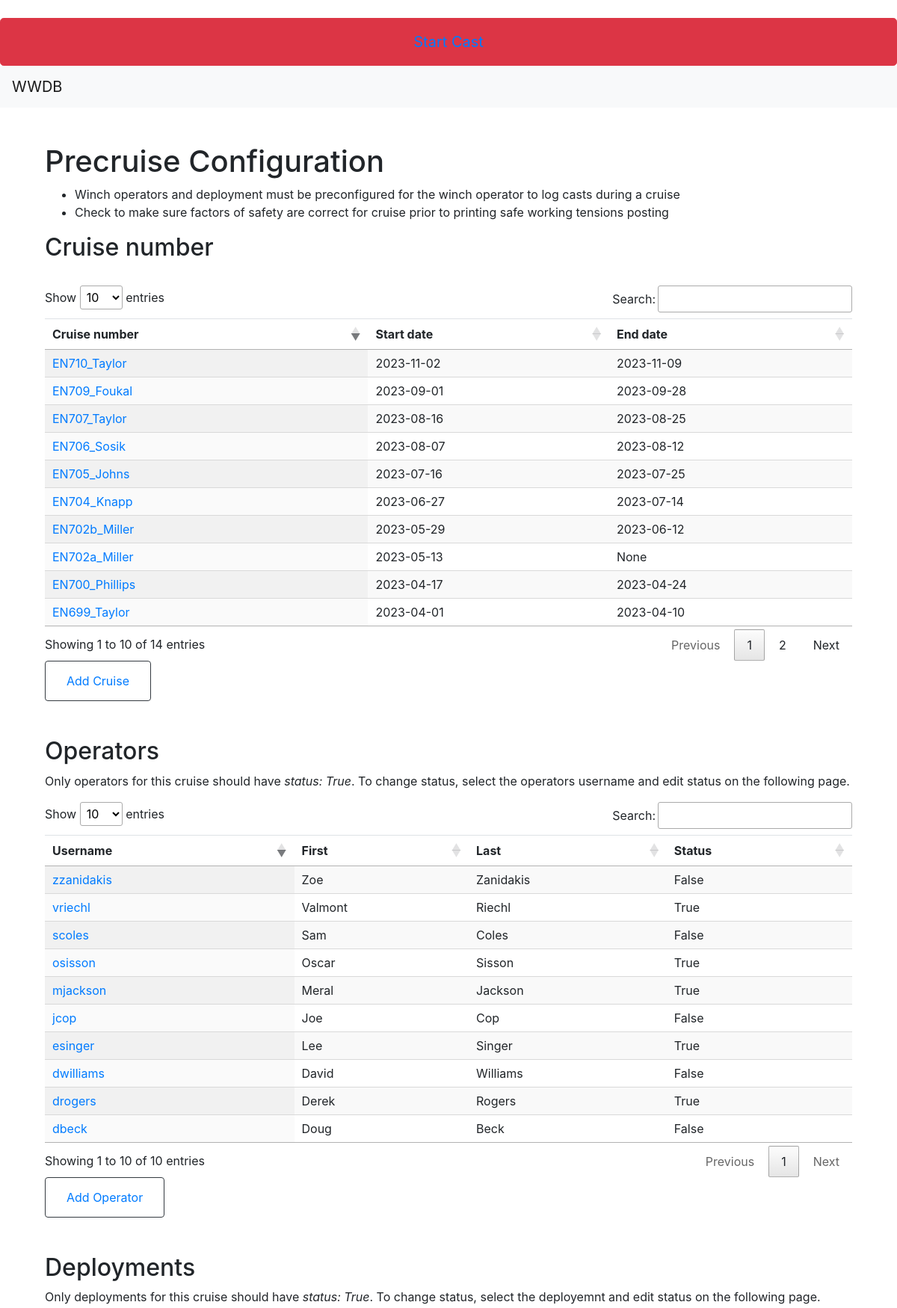
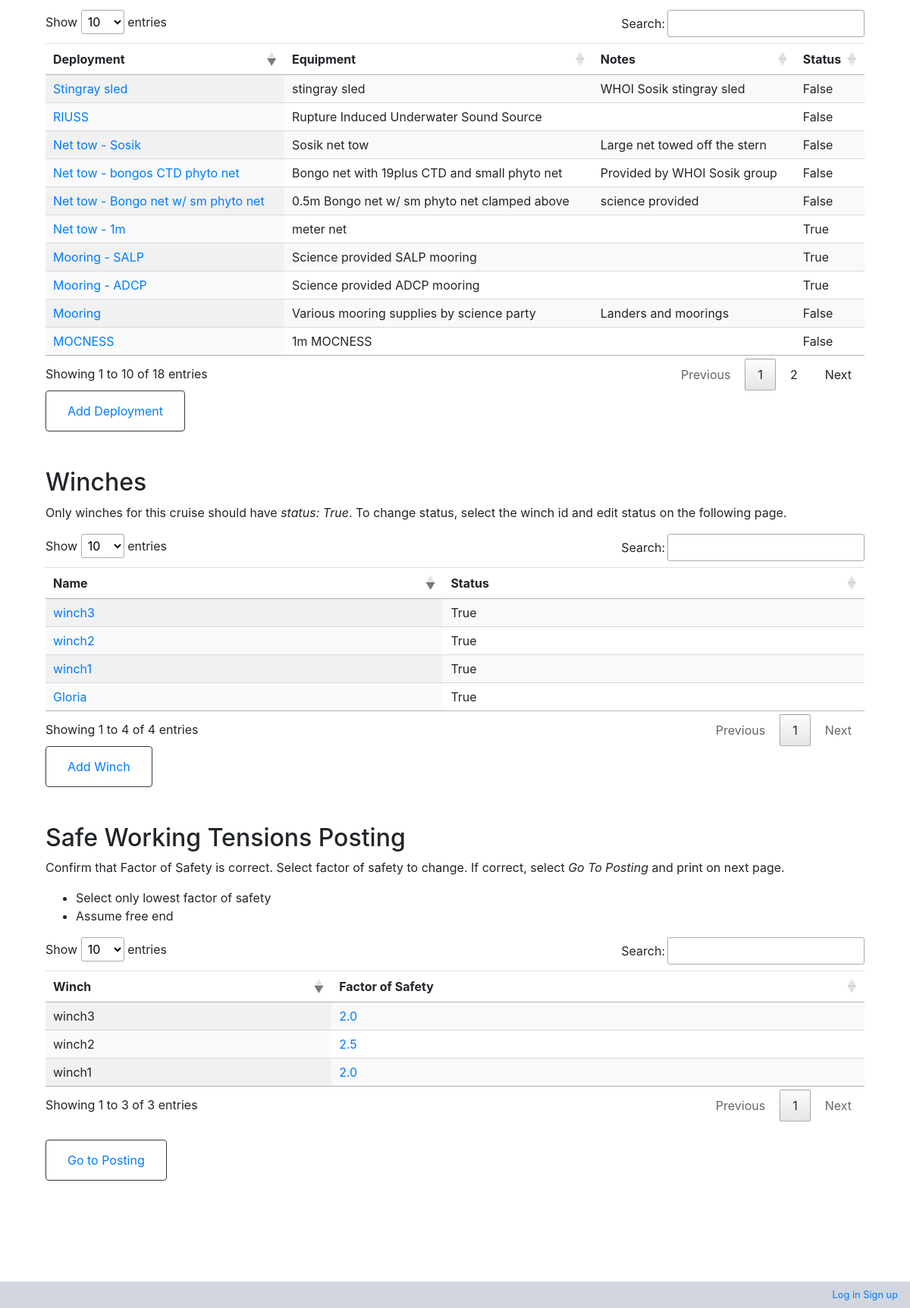
The app's page /wwdb/configuration/cruiseconfiguration/ with its own data (2 pictures, top to bottom).
### wwdb/models.py (models this page shows, shortened)
class Cruise(models.Model):
    id = models.AutoField(db_column='Id', primary_key=True, blank=True, null=False)
    number = models.TextField(db_column='Number', blank=True, null=True, verbose_name='Cruise number', validators=[validate_commas])
    startdate = models.DateField(db_column='StartDate', blank=True, null=True, verbose_name='Start date')
    enddate = models.DateField(db_column='EndDate', blank=True, null=True, verbose_name='End date')
    status = models.BooleanField(db_column='Status', blank=True, null=True, verbose_name='Status')
    winch1blockarrangement = models.TextField(db_column='Winch1BlockArrangement', blank=True, null=True, verbose_name='Winch 1 Block Arrangement', validators=[validate_commas])
    winch2blockarrangement = models.TextField(db_column='Winch2BlockArrangement', blank=True, null=True, verbose_name='Winch 2 Block Arrangement', validators=[validate_commas])
    winch3blockarrangement = models.TextField(db_column='Winch3BlockArrangement', blank=True, null=True, verbose_name='Winch 3 Block Arrangement', validators=[validate_commas])
    winch1termination = models.TextField(db_column='Winch1Termination', blank=True, null=True, verbose_name='Winch 1 Termination', validators=[validate_commas])
    winch2termination = models.TextField(db_column='Winch2Termination', blank=True, null=True, verbose_name='Winch 2 Termination', validators=[validate_commas])
    winch3termination = models.TextField(db_column='Winch3Termination', blank=True, null=True, verbose_name='Winch 3 Termination', validators=[validate_commas])
    winch2spindirection = models.TextField(db_column='Winch2SpinDirection', blank=True, null=True, verbose_name='Winch 3 Spin Direction', validators=[validate_commas])
    winch1notes = models.TextField(db_column='Winch1Notes', blank=True, null=True, verbose_name='Winch 1 Notes', validators=[validate_commas])
    winch2notes = models.TextField(db_column='Winch2Notes', blank=True, null=True, verbose_name='Winch 2 Notes', validators=[validate_commas])
    winch3notes = models.TextField(db_column='Winch3Notes', blank=True, null=True, verbose_name='Winch 3 Notes', validators=[validate_commas])
    scienceprovidedwinch = models.TextField(db_column='ScienceProvidedWinch', blank=True, null=True, verbose_name='Science Provided Winch', validators=[validate_commas])
    class Meta:
        managed = True
        db_table = 'Cruise'
        verbose_name_plural = 'cruise'
    @property
    def format_startdate(self):
        date=self.startdate
        formatdate=date.strftime("%Y-%m-%d")
        return formatdate
    @property
    def format_enddate(self):
        if not self.enddate:
            return
        date=self.enddate
        formatdate=date.strftime("%Y-%m-%d")
        return formatdate

class WinchOperator(models.Model):
    id = models.AutoField(db_column='Id', primary_key=True, blank=True, null=False)
    status = models.BooleanField(db_column='Status', blank=True, null=True, verbose_name='Status')
    firstname = models.TextField(db_column='FirstName', blank=True, null=True, verbose_name='First name')
    lastname = models.TextField(db_column='LastName', blank=True, null=True, verbose_name='Last name')
    username = models.TextField(db_column='UserName', blank=True, null=True, verbose_name='User name')
    class Meta:
        managed = True
        db_table = 'WinchOperator'
        verbose_name_plural = "WinchOperator"
        ordering = ['username']

class DeploymentType(models.Model):
    id = models.AutoField(db_column='Id', primary_key=True, blank=True, null=False)
    status = models.BooleanField(db_column='Status', blank=True, null=True, verbose_name='Status')
    name = models.TextField(db_column='Name', blank=True, null=True, verbose_name='Name')
    equipment = models.TextField(db_column='Equipment', blank=True, null=True, verbose_name='Equipment')
    notes = models.TextField(db_column='Notes', blank=True, null=True, verbose_name='Notes')
    class Meta:
        managed = True
        db_table = 'DeploymentType'
        verbose_name_plural = "DeploymentType"
        ordering = ['name']

class Winch(models.Model):
    id = models.AutoField(db_column='Id', primary_key=True, blank=True, null=False)
    name = models.TextField(db_column='Name', blank=True, null=True, verbose_name='Name')
    ship = models.TextField(db_column='Ship', blank=True, null=True, verbose_name='Ship')
    institution = models.TextField(db_column='Institution', blank=True, null=True, verbose_name='Institution')
    manufacturer = models.TextField(db_column='Manufacturer', blank=True, null=True, verbose_name='Manufacturer')
    drums = models.ManyToManyField(Drum, through='Drumlocation', related_name='winches', verbose_name='Drum')
    wiretrainschematicjframe = models.TextField(db_column='WireTrainSchematicJFrame', blank=True, null=True, verbose_name='Wire train schematic Jframe')
    wiretrainschematicaframe = models.TextField(db_column='WireTrainSchematicAFrame', blank=True, null=True, verbose_name='Wire train schematic Aframe')
    status = models.BooleanField(db_column='Status', blank=True, null=True, verbose_name='Status')
    class Meta:
        managed = True
        db_table = 'Winch'
        verbose_name_plural = "Winch"
        ordering = ['name']
    def __str__(self):
        return str(self.name)

class Wire(models.Model):
    id = models.AutoField(db_column='Id', primary_key=True, blank=True, null=False)
    wirerope = models.ForeignKey(WireRopeData, models.DO_NOTHING, db_column='WireRopeId', blank=True, null=True, verbose_name='Wire rope data id')
    winch = models.ForeignKey(Winch, models.DO_NOTHING, db_column='WinchId', blank=True, null=True, verbose_name='Winch', related_name='reverse_wire')
    manufacturerid = models.TextField(db_column='ManufacturerId', blank=True, null=True, verbose_name='Manufacturer id')
    nsfid = models.TextField(db_column='NsfId', blank=True, null=True, verbose_name='NSF id')
    dateacquired = models.DateTimeField(db_column='DateAcquired', blank=True, null=True, verbose_name='Date Acquired', validators=[MaxValueValidator(limit_value=datetime.today)])
    notes = models.TextField(db_column='Notes', blank=True, null=True, verbose_name='notes')
    status = models.BooleanField(db_column='Status', blank=True, null=True, verbose_name='Status')
    ownershipstatus = models.ForeignKey(OwnershipStatus, models.DO_NOTHING, db_column='OwnershipStatusId', blank=True, null=True, verbose_name='Ownership status')
    drums = models.ManyToManyField(Drum, through='WireDrum', related_name='loaded_wires', verbose_name='Drum')
    factorofsafety = models.ForeignKey(FactorOfSafety, models.DO_NOTHING, db_column='FactorofSafety', blank=True, null=True, related_name='wirefactorofsafety', verbose_name='Factor of safety')
    dryendtag = models.IntegerField(db_column='DryEndTag', blank=True, null=True, verbose_name='Dry end tag value (m)')
    class Meta:
        managed = True
        db_table = 'Wire'
        verbose_name_plural = "Wire"

class FactorOfSafety(models.Model):
    id = models.AutoField(db_column='Id', primary_key=True, blank=True, null=False)
    factorofsafety = models.FloatField(db_column='FactorofSafety', blank=False, null=False, default=5.0, verbose_name='Factor of safety')
    class Meta:
        managed = True
        db_table = 'FactorOfSafety'
        verbose_name_plural = "FactorOfSafety"
    def __str__(self):
        return str(self.factorofsafety)

### wwdb/views.py (the view)
# urls.py: path('configuration/cruiseconfiguration/', views.cruiseconfigurehome, name='cruiseconfigurehome'),
def cruiseconfigurehome(request):
    operators = WinchOperator.objects.all()
    deployments = DeploymentType.objects.all()
    active_wire = Wire.objects.filter(status=True)
    winches = Winch.objects.all()
    cruise = Cruise.objects.all()
    context = {
        'operators': operators,
        'deployments': deployments,
        'active_wire': active_wire,
        'winches': winches,
        'cruise' : cruise,
       }
    return render(request, 'wwdb/configuration/cruiseconfiguration.html', context=context)

### context_processors.py (called while the page is built)
def cast_context(request):
    return {'last': Cast.objects.last()}

### wwdb/templates/wwdb/configuration/cruiseconfiguration.html (shortened to what this page needs)
<!DOCTYPE html>
{% extends "wwdb/base.html" %}
{% block content %}
<div class="container mt-5 mb-5">
    <h1>Precruise Configuration</h1>
    <ul>
        <li>Winch operators and deployment must be preconfigured for the winch operator to log casts during a cruise </li>
        <li>Check to make sure factors of safety are correct for cruise prior to printing safe working tensions posting</li>
    </ul>
    <h2>Cruise number</h2>
    <br />
    <table id="" class="display table">
        <thead>
            <tr>
                <th>Cruise number</th>
                <th>Start date</th>
                <th>End date</th>
            </tr>
        </thead>
        {% for cruise in cruise %}
        <tr>
            <td><a href="{% url 'cruiseedit' cruise.pk %}">{{cruise.number}}</a></td>
            <td>{{cruise.format_startdate}}</td>
            <td>{{cruise.format_enddate}}</td>
        </tr>
        {% endfor %}
    </table>
    <button type="button" class="btn btn-outline-dark">
        <a class="nav-link" href="{% url 'cruiseadd' %}">Add Cruise</a>
    </button>
    <br />
    <br />
    <br />
    <h2>Operators</h2>
    <p>Only operators for this cruise should have <i>status: True</i>. To change status, select the operators username and edit status on the following page.</p>
    <table id="" class="display table">
        <thead>
            <tr>
                <th>Username</th>
                <th>First</th>
                <th>Last</th>
                <th>Status</th>
            </tr>
        </thead>
        {% for operator in operators %}
        <tr>
            <td><a href="{% url 'operatoreditstatus' operator.pk %}">{{operator.username}}</a></td>
            <td>{{operator.firstname}}</td>
            <td>{{operator.lastname}}</td>
            <td>{{operator.status}}</td>
        </tr>
        {% endfor %}
    </table>
    <button type="button" class="btn btn-outline-dark">
        <a class="nav-link" href="{% url 'operatoradd' %}">Add Operator</a>
    </button>
    <br />
    <br />
    <br />
    <h2>Deployments</h2>
    <p>Only deployments for this cruise should have <i>status: True</i>. To change status, select the deployemnt and edit status on the following page.</p>
    <table id="" class=" display table">
        <thead>
            <tr>
                <th>Deployment</th>
                <th>Equipment</th>
                <th>Notes</th>
                <th>Status</th>
            </tr>
        </thead>
        {% for deployment in deployments %}
        <tr>
            <td><a href="{% url 'deploymenteditstatus' deployment.pk %}">{{deployment.name}}</a></td>
            <td>{{deployment.equipment}}</td>
            <td>{{deployment.notes}}</td>
            <td>{{deployment.status}}</td>
        </tr>
        {% endfor %}
    </table>
    <button type="button" class="btn btn-outline-dark">
        <a class="nav-link" href="{% url 'deploymentadd' %}">Add Deployment</a>
    </button>
    <br />
    <br />
    <br />
    <h2>Winches</h2>
    <p>Only winches for this cruise should have <i>status: True</i>. To change status, select the winch id and edit status on the following page.</p>
    <table id="" class="display table">
        <thead>
            <tr>
                <th>Name</th>
                <th>Status</th>
            </tr>
        </thead>
        {% for winch in winches %}
        <tr>
            <td><a href="{% url 'wincheditstatus' winch.pk %}">{{winch.name}}</a></td>
            <td>{{winch.status}}</td>
        </tr>
        {% endfor %}
    </table>
	    <button type="button" class="btn btn-outline-dark">
        <a class="nav-link" href="{% url 'winchadd' %}">Add Winch</a>
    </button>
    <br />
    <br />
	<br />
    <h2>Safe Working Tensions Posting</h2>
    <p>Confirm that Factor of Safety is correct.  Select factor of safety to change.  If correct, select <i>Go To Posting</i> and print on next page.</p>
    <ul>
        <li>Select only lowest factor of safety </li>
        <li>Assume free end</li>
    </ul>
    <table id="" class="display table">
        <thead>
            <tr>
                <th>Winch</th>
                <th>Factor of Safety</th>
            </tr>
        </thead>
        {% for wire in active_wire %}
        <tr>
            <td>{{wire.winch}}</td>
            <td><a href="{% url 'wireeditfactorofsafety' wire.pk %}">{{wire.factorofsafety}}</a></td>
        </tr>
        {% endfor %}
    </table>
    <button type="button" class="btn btn-outline-dark">
        <a class="nav-link" href="{% url 'safeworkingtensions' %}">Go to Posting</a>
    </button>
</div>
{% endblock %}

### records on screen
Cruise: number "EN699_Taylor", format_startdate "2023-04-01", format_enddate "2023-04-10"
Cruise: number "EN700_Phillips", format_startdate "2023-04-17", format_enddate "2023-04-24"
Cruise: number "EN702b_Miller", format_startdate "2023-05-29", format_enddate "2023-06-12"
Cruise: number "EN702a_Miller", format_startdate "2023-05-13", format_enddate "None"
Cruise: number "EN704_Knapp", format_startdate "2023-06-27", format_enddate "2023-07-14"
Cruise: number "EN705_Johns", format_startdate "2023-07-16", format_enddate "2023-07-25"
Cruise: number "EN706_Sosik", format_startdate "2023-08-07", format_enddate "2023-08-12"
Cruise: number "EN707_Taylor", format_startdate "2023-08-16", format_enddate "2023-08-25"
Cruise: number "EN709_Foukal", format_startdate "2023-09-01", format_enddate "2023-09-28"
Cruise: number "EN710_Taylor", format_startdate "2023-11-02", format_enddate "2023-11-09"
WinchOperator: username "dbeck", firstname "Doug", lastname "Beck", status "False"
WinchOperator: username "drogers", firstname "Derek", lastname "Rogers", status "True"
WinchOperator: username "dwilliams", firstname "David", lastname "Williams", status "False"
WinchOperator: username "esinger", firstname "Lee", lastname "Singer", status "True"
WinchOperator: username "jcop", firstname "Joe", lastname "Cop", status "False"
WinchOperator: username "mjackson", firstname "Meral", lastname "Jackson", status "True"
WinchOperator: username "osisson", firstname "Oscar", lastname "Sisson", status "True"
WinchOperator: username "scoles", firstname "Sam", lastname "Coles", status "False"
WinchOperator: username "vriechl", firstname "Valmont", lastname "Riechl", status "True"
WinchOperator: username "zzanidakis", firstname "Zoe", lastname "Zanidakis", status "False"
DeploymentType: name "MOCNESS", equipment "1m MOCNESS", status "False"
DeploymentType: name "Mooring", equipment "Various mooring supplies by science party", notes "Landers and moorings", status "False"
DeploymentType: name "Mooring - ADCP", equipment "Science provided ADCP mooring", status "True"
DeploymentType: name "Mooring - SALP", equipment "Science provided SALP mooring", status "True"
DeploymentType: name "Net tow - 1m", equipment "meter net", status "True"
DeploymentType: name "Net tow - Bongo net w/ sm phyto net", equipment "0.5m Bongo net w/ sm phyto net clamped above", notes "science provided", status "False"
DeploymentType: name "Net tow - Sosik", equipment "Sosik net tow", notes "Large net towed off the stern", status "False"
DeploymentType: name "Net tow - bongos CTD phyto net", equipment "Bongo net with 19plus CTD and small phyto net", notes "Provided by WHOI Sosik group", status "False"
DeploymentType: name "RIUSS", equipment "Rupture Induced Underwater Sound Source", status "False"
DeploymentType: name "Stingray sled", equipment "stingray sled", notes "WHOI Sosik stingray sled", status "False"
Winch: name "Gloria", status "True"
Winch: name "winch1", status "True"
Winch: name "winch2", status "True"
Winch: name "winch3", status "True"
Wire: winch "winch3", factorofsafety "2.0"
Wire: winch "winch2", factorofsafety "2.5"
Wire: winch "winch1", factorofsafety "2.0"
